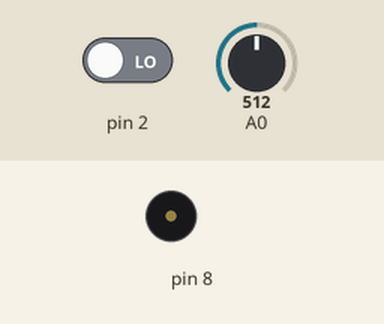
Bench run of a sketch on a simulated Arduino Uno, built with avr-gcc and run on an emulated ATmega328P. Shown: buzzer (waves = sounding). The inputs (shaded band) are chosen by the test bench; at power-on: pin 2 LOW, A0 = 512.

Above: at 1.2 s.
1.3 s: pin 2 driven HIGH
At 2.3 s:
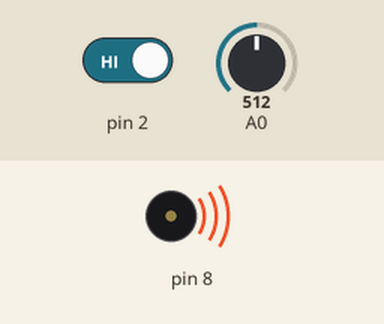
Timing chart, 0 to 4.3 s (numbered marks = the images above; inputs shaded):
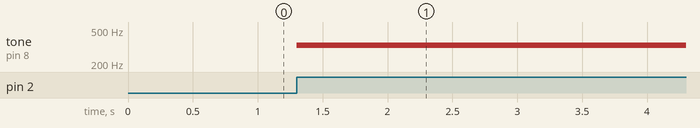

Measured:
- after the input at 1.3 s, tone on pin 8: silent → 330 Hz at once

The sketch:

PianoBuzzer.ino
```cpp
#define DO  262
#define RE  294
#define MI  330
#define FA  349
#define SOL 392
#define LA  440
#define SI  494
#define DO1  525

void setup() {
  // put your setup code here, to run once:
  Serial.begin(9600);
  pinMode(2, INPUT);
  pinMode(3, INPUT);
  pinMode(4, INPUT);
  pinMode(5, INPUT);
  pinMode(6, INPUT);
  pinMode(7, INPUT);
  pinMode(9, INPUT);
  pinMode(10, INPUT);
}

void loop() {
  // put your main code here, to run repeatedly:
  int keyVal = analogRead(A0);

  /*if (keyVal >= 1010 && keyVal <= 1025)
  {
    tone(8, DO);
  }
  else if (keyVal >= 400 && keyVal <= 410)
  {
    tone(8, RE);
  }
  else if (keyVal >= 505 && keyVal <= 515)
  {
    tone(8, MI);
  }
  else
    noTone(8);
  */
  if(digitalRead(2) == HIGH)
  {
    tone(8, MI);
  }
}
```
